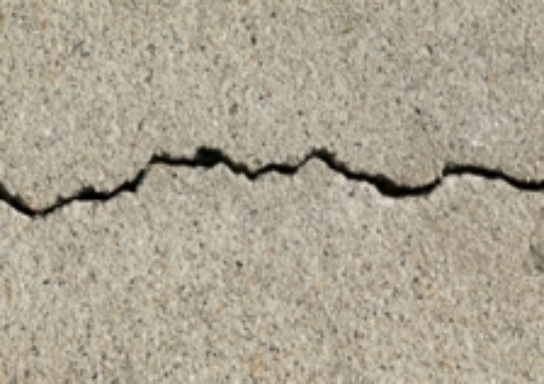
#> input picture crack.jpg, 544 x 384 px
$ python localSHM_Tranditional.py
#> lines starting #> are read from the running program, lines starting #| are printed output that depends on the picture; after the words box and inside, x2 and y2 are one past the last pixel; in counts of white or black regions, pixels touching at a corner belong together
import cv2
import numpy as np
import matplotlib.pyplot as plt

# 1. TẢI ẢNH GỐC TỪ FILE
img_path = 'crack.jpg'
img_original_color = cv2.imread(img_path)
#> img_original_color is the input picture: shape (384, 544, 3); mean B, G, R 146.4, 164, 171.7

if img_original_color is None:
    raise FileNotFoundError(f"Không tìm thấy file ảnh tại: {img_path}")

# Thuật toán truyền thống trên cường độ sáng yêu cầu ảnh xám
img_original = cv2.cvtColor(img_original_color, cv2.COLOR_BGR2GRAY)
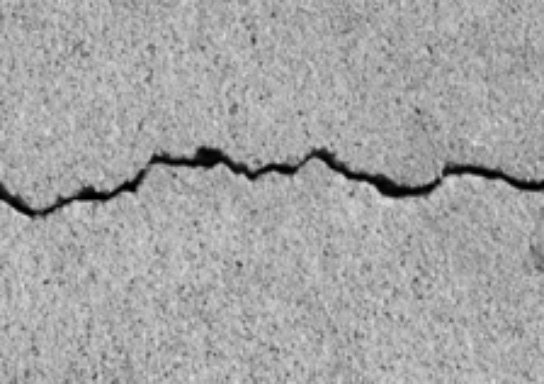
#> img_original: shape (384, 544); min 0, max 224, mean 164.2


# ==========================================
# 2. XỬ LÝ THEO PHƯƠNG PHÁP TRUYỀN THỐNG (SHM)
# ==========================================

# A. Tiền xử lý (Bắt buộc): Làm mịn ảnh Gaussian để khử bớt hạt nhiễu của bê tông
img_smoothed = cv2.GaussianBlur(img_original, (5, 5), 0)

# B. Otsu Thresholding (Phân ngưỡng tự động)
# Sử dụng THRESH_BINARY_INV để nền xám biến thành đen (0), nứt đen thui rực lên thành trắng (255)
ret_otsu, thresh_otsu = cv2.threshold(img_smoothed, 0, 255, cv2.THRESH_BINARY_INV + cv2.THRESH_OTSU)
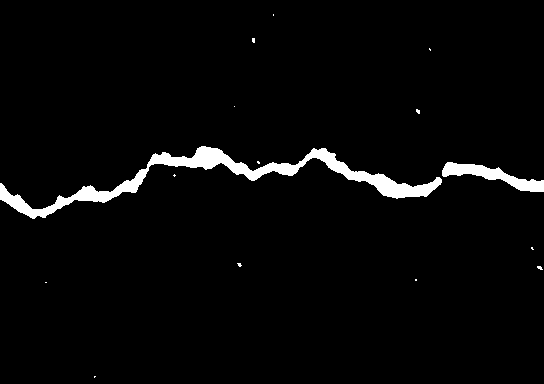
#> thresh_otsu: shape (384, 544); 3.1% white; 15 white regions (13 under 20 px), largest, box (x1, y1, x2, y2) and area: (0, 146, 442, 219) 5215, (442, 162, 544, 192) 1129
#> ret_otsu = 107

# C. Canny Edge Detection (Toán tử phát hiện biên)
# Lấy ra các đường viền Gradient sắc bén nhất
edges_canny = cv2.Canny(img_smoothed, 40, 120)
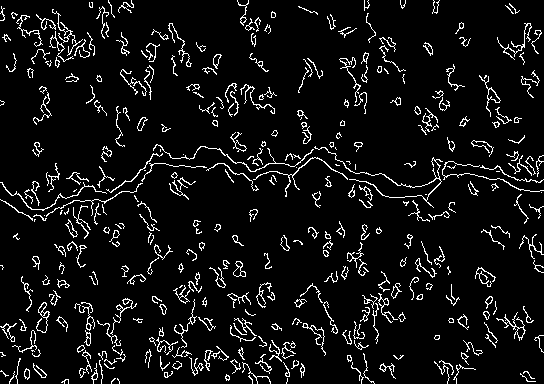
#> edges_canny: shape (384, 544); 7% white in thin lines or dots


# ==========================================
# 3. TRỰC QUAN HÓA SO SÁNH VÀ LƯU FILE
# ==========================================
fig, axs = plt.subplots(1, 4, figsize=(22, 6))

axs[0].imshow(img_original, cmap='gray', vmin=0, vmax=255)
axs[0].set_title("1. Bề mặt Bê tông (Nứt)", fontsize=16, fontweight='bold')
axs[0].axis('off')

axs[1].imshow(img_smoothed, cmap='gray', vmin=0, vmax=255)
axs[1].set_title("2. Tiền xử lý (Gaussian Filter)", fontsize=16, fontweight='bold')
axs[1].axis('off')

axs[2].imshow(thresh_otsu, cmap='gray')
axs[2].set_title(f"3. Otsu Thresholding\n(Ngưỡng tự động T = {int(ret_otsu)})", fontsize=16, fontweight='bold', color='blue')
axs[2].axis('off')

axs[3].imshow(edges_canny, cmap='gray')
axs[3].set_title("4. Canny Edge Detection\n(Rút trích đường biên mảnh)", fontsize=16, fontweight='bold', color='red')
axs[3].axis('off')

plt.tight_layout()
plt.savefig('crack_detection_traditional.png', dpi=300)
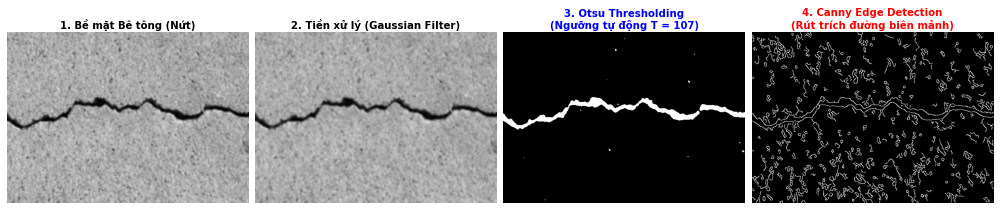
#> figure drawn by matplotlib, 4 panels
print("=> Đã lưu kết quả phân tích vết nứt truyền thống vào file: crack_detection_traditional.png")

$ run again, with dog.jpg copied over crack.jpg
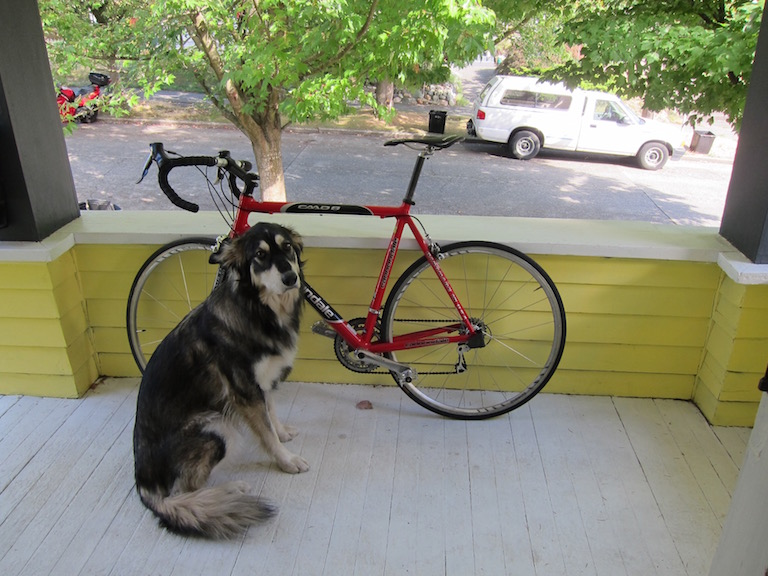
#> input picture dog.jpg, 768 x 576 px
#> img_original_color is the input picture: shape (576, 768, 3); mean B, G, R 114.1, 135.7, 134.4
#> `ret_otsu, thresh_otsu = cv2.threshold(img_smoothed, 0, 255, cv2.THRESH..`:
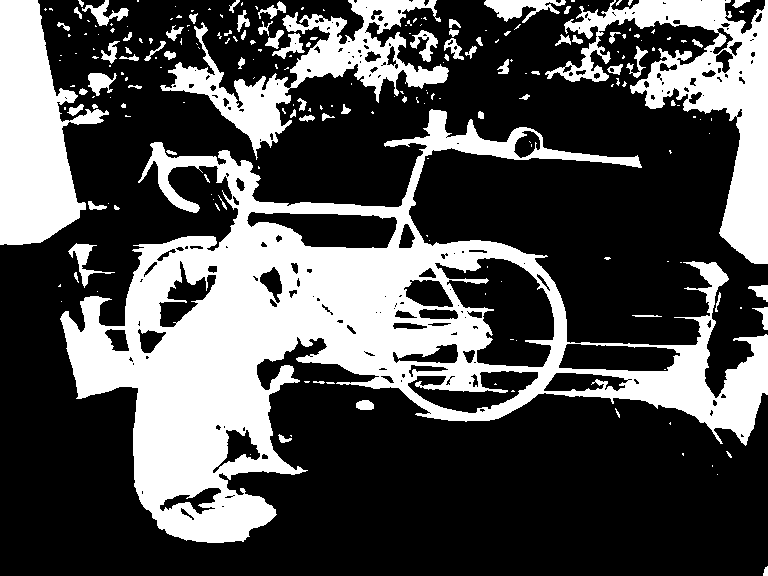
#> thresh_otsu: shape (576, 768); 31.8% white; 217 white regions (144 under 20 px), largest, box (x1, y1, x2, y2) and area: (60, 109, 768, 543) 89048, (545, 0, 768, 264) 17133, (0, 0, 109, 245) 14981
#> ret_otsu = 118
#> edges_canny: shape (576, 768); 8.7% white in thin lines or dots
#> `plt.savefig('crack_detection_traditional.png', dpi=300)`:
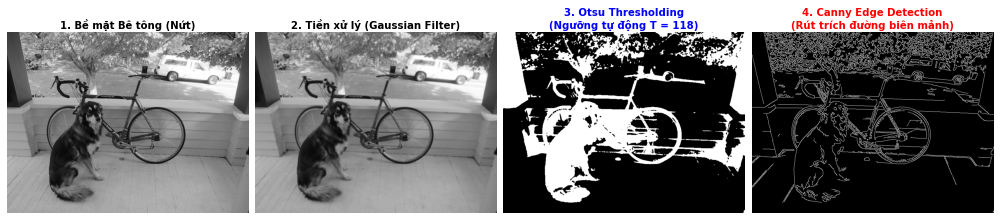
#> figure drawn by matplotlib, 4 panels
